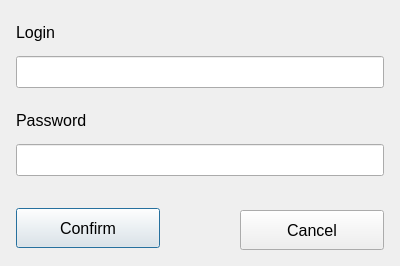
<?xml version="1.0" encoding="UTF-8"?>
<ui version="4.0">
 <class>LoginRequest</class>
 <widget class="QDialog" name="LoginRequest">
  <property name="geometry">
   <rect>
    <x>0</x>
    <y>0</y>
    <width>400</width>
    <height>266</height>
   </rect>
  </property>
  <property name="sizePolicy">
   <sizepolicy hsizetype="Fixed" vsizetype="Fixed">
    <horstretch>0</horstretch>
    <verstretch>0</verstretch>
   </sizepolicy>
  </property>
  <property name="minimumSize">
   <size>
    <width>400</width>
    <height>266</height>
   </size>
  </property>
  <property name="maximumSize">
   <size>
    <width>400</width>
    <height>266</height>
   </size>
  </property>
  <property name="windowTitle">
   <string>Dialog</string>
  </property>
  <widget class="QLineEdit" name="loginLineEdit">
   <property name="geometry">
    <rect>
     <x>16</x>
     <y>56</y>
     <width>368</width>
     <height>32</height>
    </rect>
   </property>
   <property name="sizePolicy">
    <sizepolicy hsizetype="Fixed" vsizetype="Fixed">
     <horstretch>0</horstretch>
     <verstretch>0</verstretch>
    </sizepolicy>
   </property>
   <property name="minimumSize">
    <size>
     <width>368</width>
     <height>32</height>
    </size>
   </property>
   <property name="maximumSize">
    <size>
     <width>368</width>
     <height>32</height>
    </size>
   </property>
  </widget>
  <widget class="QLineEdit" name="passwordLineEdit">
   <property name="geometry">
    <rect>
     <x>16</x>
     <y>144</y>
     <width>368</width>
     <height>32</height>
    </rect>
   </property>
   <property name="sizePolicy">
    <sizepolicy hsizetype="Fixed" vsizetype="Fixed">
     <horstretch>0</horstretch>
     <verstretch>0</verstretch>
    </sizepolicy>
   </property>
   <property name="minimumSize">
    <size>
     <width>368</width>
     <height>32</height>
    </size>
   </property>
   <property name="maximumSize">
    <size>
     <width>368</width>
     <height>32</height>
    </size>
   </property>
  </widget>
  <widget class="QPushButton" name="pbConfirm">
   <property name="geometry">
    <rect>
     <x>16</x>
     <y>208</y>
     <width>144</width>
     <height>40</height>
    </rect>
   </property>
   <property name="sizePolicy">
    <sizepolicy hsizetype="Fixed" vsizetype="Fixed">
     <horstretch>0</horstretch>
     <verstretch>0</verstretch>
    </sizepolicy>
   </property>
   <property name="minimumSize">
    <size>
     <width>144</width>
     <height>40</height>
    </size>
   </property>
   <property name="maximumSize">
    <size>
     <width>144</width>
     <height>40</height>
    </size>
   </property>
   <property name="font">
    <font>
     <pointsize>12</pointsize>
    </font>
   </property>
   <property name="text">
    <string>Confirm</string>
   </property>
  </widget>
  <widget class="QPushButton" name="pbCancel">
   <property name="geometry">
    <rect>
     <x>240</x>
     <y>210</y>
     <width>144</width>
     <height>40</height>
    </rect>
   </property>
   <property name="sizePolicy">
    <sizepolicy hsizetype="Fixed" vsizetype="Fixed">
     <horstretch>0</horstretch>
     <verstretch>0</verstretch>
    </sizepolicy>
   </property>
   <property name="minimumSize">
    <size>
     <width>144</width>
     <height>40</height>
    </size>
   </property>
   <property name="maximumSize">
    <size>
     <width>144</width>
     <height>40</height>
    </size>
   </property>
   <property name="font">
    <font>
     <pointsize>12</pointsize>
    </font>
   </property>
   <property name="text">
    <string>Cancel</string>
   </property>
  </widget>
  <widget class="QLabel" name="label">
   <property name="geometry">
    <rect>
     <x>16</x>
     <y>16</y>
     <width>160</width>
     <height>32</height>
    </rect>
   </property>
   <property name="sizePolicy">
    <sizepolicy hsizetype="Fixed" vsizetype="Fixed">
     <horstretch>0</horstretch>
     <verstretch>0</verstretch>
    </sizepolicy>
   </property>
   <property name="minimumSize">
    <size>
     <width>160</width>
     <height>32</height>
    </size>
   </property>
   <property name="maximumSize">
    <size>
     <width>160</width>
     <height>32</height>
    </size>
   </property>
   <property name="font">
    <font>
     <pointsize>12</pointsize>
    </font>
   </property>
   <property name="text">
    <string>Login</string>
   </property>
  </widget>
  <widget class="QLabel" name="label_2">
   <property name="geometry">
    <rect>
     <x>16</x>
     <y>104</y>
     <width>160</width>
     <height>32</height>
    </rect>
   </property>
   <property name="sizePolicy">
    <sizepolicy hsizetype="Fixed" vsizetype="Fixed">
     <horstretch>0</horstretch>
     <verstretch>0</verstretch>
    </sizepolicy>
   </property>
   <property name="minimumSize">
    <size>
     <width>160</width>
     <height>32</height>
    </size>
   </property>
   <property name="maximumSize">
    <size>
     <width>160</width>
     <height>32</height>
    </size>
   </property>
   <property name="font">
    <font>
     <pointsize>12</pointsize>
    </font>
   </property>
   <property name="text">
    <string>Password</string>
   </property>
  </widget>
 </widget>
 <resources/>
 <connections/>
</ui>
